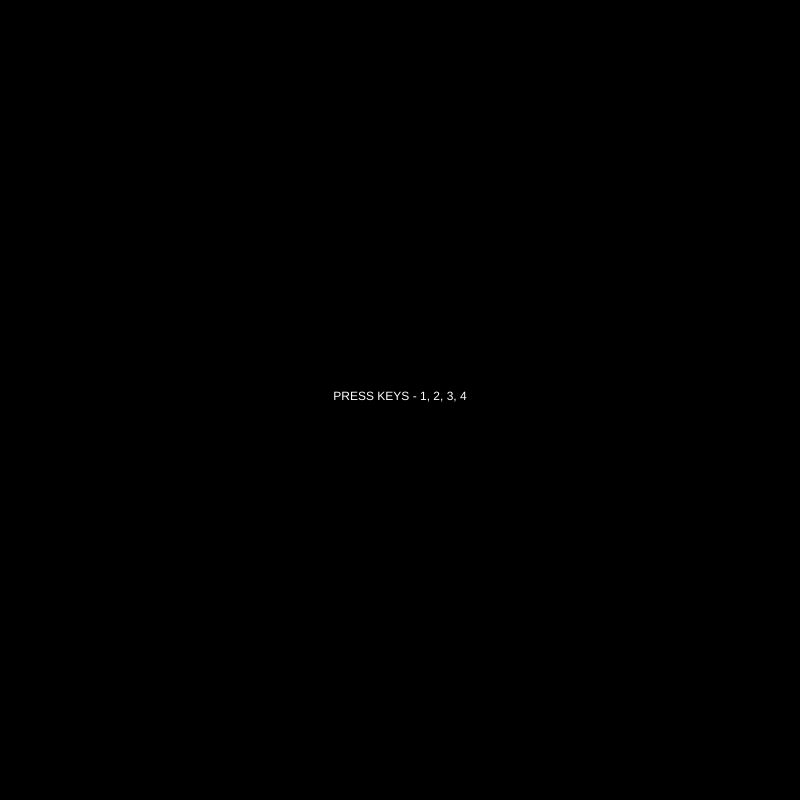
Frame 1 (no input)
Frame 60 (no input): identical to frame 1, image omitted
Frame 120 (the mouse pressed at the canvas centre since frame 60): identical to frame 1, image omitted

The p5.js sketch that drew this single still picture (run headless with seeded random() and noise() and a simulated clock; from frame 60 on, the mouse is pressed at the canvas centre):

// p5.js sketch
// ── sketch.js
let song;


//setup function
function setup() {
  createCanvas(800,800);
}

//Draw function
function draw() {
  //Text
  push();
  background(0);
  textAlign(CENTER);
  fill(255);
  text('PRESS KEYS - 1, 2, 3, 4',width/2,height/2);
  pop();


  //Switch key
  switch(key){
    case "1":
      drawshape_speaker();
    break;

    case "2":
      drawshape_vinyl();
    break;

    case "3":
      drawshape_triplet();
    break;

    case "4":
      drawshape_particle_field();
    break;
  }
}


// ── particle_field.js
//Particle Field

function drawshape_particle_field(){
    //Background
    background("#7FFFD4");
}
// ── speaker.js
//Speaker
function drawshape_speaker(){
    //Background
    background("#FF69B4");

    //Speaker
    push();
    fill(20);
    ellipse(400,400,350);
    stroke(0);
    strokeWeight(1);
    fill(50);
    ellipse(400,400,300);
    fill(70);
    ellipse(400,400,260);
    fill(50);
    ellipse(400,400,100);
    fill(40);
    ellipse(400,400,80);
    fill(40);
    ellipse(400,400,70);
    fill(200);
    ellipse(300,303,12);
    ellipse(500,303,12);
    ellipse(300,498,12);
    ellipse(500,498,12);
    pop();
  }

  

// ── triplet.js
//Triplet Note Background
function drawshape_triplet(){
    push();
    stroke(0);
    fill(0);
    strokeWeight(15);
    line(125,150,675,150);
    //First line
    line(125,150,125,600);
    ellipse(90,580,80);
    //Middle line
    line(400,150,400,600);
    ellipse(365,580,80);
    //Last line
    line(675,150,675,600);
    ellipse(640,580,80);
    pop();
  }
// ── vinyl.js
let angle = 0;
let pallete = ["#03071e","#370617","#6a040f","#9d0208","#d00000","#dc2f02","#e85d04","#f48c06","#faa307","#ffba08"];



function drawshape_vinyl(){ 
  //Background
  background("#8A2BE2");
  push();
  fill(255);
  textSize(30);
  text("Cartoon - Why We Lose", 240, 100);
  pop();

  //Settings
  angleMode(DEGREES);
  push();


  let c1 = random(pallete);
  let vol = amp.getLevel();
  volhistory.push(vol);
  stroke(c1);
  noFill();
  
  translate(width/2,height/2);

  beginShape();
  for (let i = 0; i < 360; i++){
    let r = map(volhistory[i], 0, 1, 125, 600);
    let x = r * cos(i);
    let y = r * sin(i)

    vertex(x, y);
  }
  endShape();

  if (volhistory.length > 360){
    volhistory.splice(0,1);
  }
  pop();

  
  //Vinyl Track
  push();
  //Rotation
  translate(400,400);
  rotate(angle);

  //Main circle
  fill(20);
  strokeWeight(1);
  ellipse(0,0,250);
  //Rings
  strokeWeight(2);
  stroke("#808080");
  ellipse(0,0,225);
  ellipse(0,0,175);
  //Outline around middle
  strokeWeight(0);
  fill(0);
  ellipse(0,0,125);
  //Middle of Vinyl
  fill(255,165,0);
  ellipse(0,0,100);

  //Design on track
  fill(255,255,0);
  ellipse(0,0,60);
  fill(0);
  ellipse(10,-10,10);
  ellipse(-10,-10,10);
  fill(255);
  ellipse(10,-10,7);
  ellipse(-10,-10,7);
  fill(0);
  ellipse(10,-10,3);
  ellipse(-10,-10,3);
  fill(255);
  strokeWeight(2);
  stroke(0);
  ellipse(0,10,15);
  angle = angle - 1;
  pop();
}
